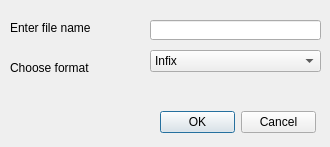
<?xml version="1.0" encoding="UTF-8"?>
<ui version="4.0">
 <class>Dialog</class>
 <widget class="QDialog" name="Dialog">
  <property name="geometry">
   <rect>
    <x>0</x>
    <y>0</y>
    <width>330</width>
    <height>147</height>
   </rect>
  </property>
  <property name="windowTitle">
   <string>Outputing expression to a file</string>
  </property>
  <widget class="QLabel" name="label">
   <property name="geometry">
    <rect>
     <x>10</x>
     <y>20</y>
     <width>111</width>
     <height>16</height>
    </rect>
   </property>
   <property name="text">
    <string>Enter file name</string>
   </property>
  </widget>
  <widget class="QLineEdit" name="lineEdit">
   <property name="geometry">
    <rect>
     <x>150</x>
     <y>20</y>
     <width>171</width>
     <height>20</height>
    </rect>
   </property>
  </widget>
  <widget class="QLabel" name="label_2">
   <property name="geometry">
    <rect>
     <x>10</x>
     <y>60</y>
     <width>91</width>
     <height>16</height>
    </rect>
   </property>
   <property name="text">
    <string>Choose format</string>
   </property>
  </widget>
  <widget class="QComboBox" name="comboBox">
   <property name="geometry">
    <rect>
     <x>150</x>
     <y>50</y>
     <width>171</width>
     <height>22</height>
    </rect>
   </property>
   <item>
    <property name="text">
     <string>Infix</string>
    </property>
   </item>
   <item>
    <property name="text">
     <string>Prefix</string>
    </property>
   </item>
   <item>
    <property name="text">
     <string>Postfix(reverse-polish)</string>
    </property>
   </item>
  </widget>
  <widget class="QDialogButtonBox" name="buttonBox">
   <property name="geometry">
    <rect>
     <x>160</x>
     <y>110</y>
     <width>156</width>
     <height>24</height>
    </rect>
   </property>
   <property name="standardButtons">
    <set>QDialogButtonBox::Cancel|QDialogButtonBox::Ok</set>
   </property>
  </widget>
 </widget>
 <resources/>
 <connections>
  <connection>
   <sender>buttonBox</sender>
   <signal>accepted()</signal>
   <receiver>Dialog</receiver>
   <slot>accept()</slot>
   <hints>
    <hint type="sourcelabel">
     <x>237</x>
     <y>121</y>
    </hint>
    <hint type="destinationlabel">
     <x>164</x>
     <y>73</y>
    </hint>
   </hints>
  </connection>
  <connection>
   <sender>buttonBox</sender>
   <signal>rejected()</signal>
   <receiver>Dialog</receiver>
   <slot>reject()</slot>
   <hints>
    <hint type="sourcelabel">
     <x>237</x>
     <y>121</y>
    </hint>
    <hint type="destinationlabel">
     <x>164</x>
     <y>73</y>
    </hint>
   </hints>
  </connection>
 </connections>
</ui>
